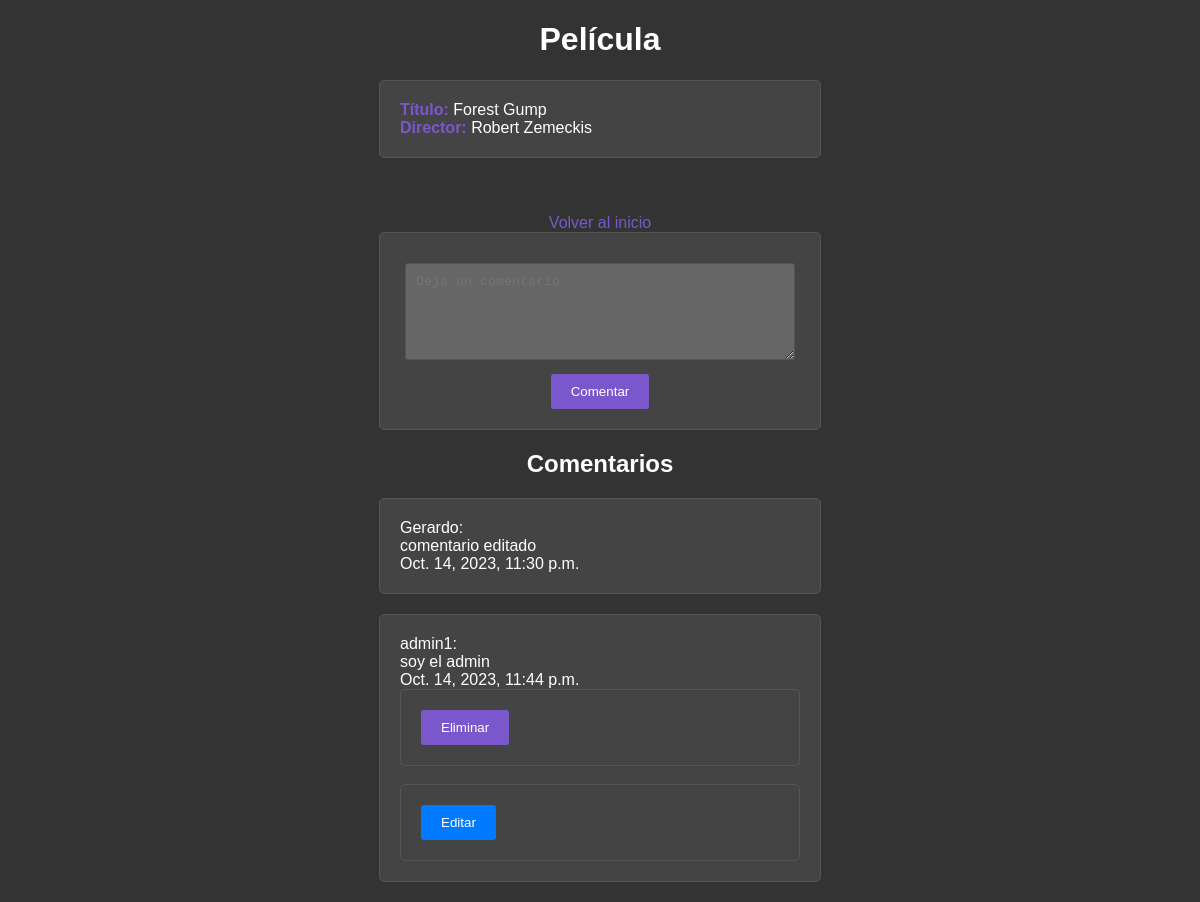
The app's page /pelicula/1 (signed in) with its own data.
### pelis_crud/models.py (models this page shows, shortened)
class Pelicula(models.Model):
    id = models.IntegerField(primary_key=True)
    titulo = models.CharField(max_length=200)
    director = models.CharField(max_length=100)
    usuario = models.ForeignKey(Usuario, on_delete=models.CASCADE, default=None, null=True)

class Comentario(models.Model):
    usuario = models.ForeignKey(Usuario, on_delete=models.CASCADE)
    pelicula = models.ForeignKey(Pelicula, on_delete=models.CASCADE)
    texto = models.TextField()
    fecha = models.DateTimeField(auto_now_add=True)

class Usuario(models.Model):
    usuario = models.OneToOneField(User, on_delete=models.CASCADE)
    def __str__(self):
        return self.usuario.username

### pelis_crud/views.py (the view)
# urls.py: path('pelicula/<int:id>', views.pelicula, name='pelicula'),
@login_required(login_url='/login')
def pelicula(request, id):
    comentarios = Comentario.objects.filter(pelicula=id)
    pelicula = Pelicula.objects.get(pk=id)
    return render(request, 'pelicula.html', {'pelicula': pelicula, 'comentarios': comentarios})

### pelis_crud/templates/pelicula.html (shortened to what this page needs)
<!DOCTYPE html>
<html lang="en">
<head>
</head>
<body>
    <h1>Película</h1>
    <ul>
        <li>
            <strong>Título:</strong> {{ pelicula.titulo }}<br>
            <strong>Director:</strong> {{ pelicula.director }}<br>
        </li>
    </ul>
    <br><br>
    <a href="{% url 'home' %}">Volver al inicio</a>
    <form method="post" action="{% url 'comentar' pelicula.id %}">
        <textarea name="comentario" cols="30" rows="5" placeholder="Deja un comentario"></textarea>
        <button type="submit">Comentar</button>
    </form>
    <h2>Comentarios</h2>
    <ul>
        {% for comentario in comentarios %}
        <li>
            {{ comentario.usuario }}:<br> {{ comentario.texto }}<br> {{ comentario.fecha }}<br> {% if comentario.usuario == request.user.usuario %}
            <form method="post" action="{% url 'eliminar_comentario' comentario.id %}">
                <button type="submit">Eliminar</button>
            </form>
            <br>
            <form method="post" action="{% url 'editar_comentario' comentario.id %}">
                <button class="editar-comentario" type="submit">Editar</button>
            </form>
            {% endif %}
        </li>
        {% empty %}
        <p>Aún no hay comentarios para esta película.</p>
        {% endfor %}
    </ul>
</body>
</html>

### pelis_crud/templates/pelicula.html (style rules this page uses)
body { background-color: #333; color: #fff; font-family: Arial, sans-serif; text-align: center; }
h1 { color: #fff; }
ul { list-style: none; padding: 0; }
li { text-align: left; background-color: #444; border: 1px solid #555; border-radius: 5px; max-width: 400px; margin: 0 auto; padding: 20px; margin-bottom: 20px; }
strong { color: #7a58cc; }
a { color: #7a58cc; text-decoration: none; }
form { background-color: #444; border: 1px solid #555; border-radius: 5px; max-width: 400px; margin: 0 auto; padding: 20px; }
textarea { width: 92%; padding: 10px; margin: 10px 0; border: 1px solid #555; border-radius: 3px; background-color: #666; color: #fff; }
button { background-color: #7a58cc; color: #fff; padding: 10px 20px; border: none; border-radius: 3px; cursor: pointer; transition: background-color 0.3s; }
h2 { color: #fff; }
.editar-comentario { background-color: #007BFF; color: #fff; text-decoration: none; border: none; border-radius: 3px; padding: 10px 20px; }

### records on screen
Pelicula: titulo "Forest Gump", director "Robert Zemeckis"
Comentario: usuario "Gerardo", texto "comentario editado", fecha "Oct. 14, 2023, 11:30 p.m."
Comentario: usuario "admin1", texto "soy el admin", fecha "Oct. 14, 2023, 11:44 p.m.", shows "Eliminar"
